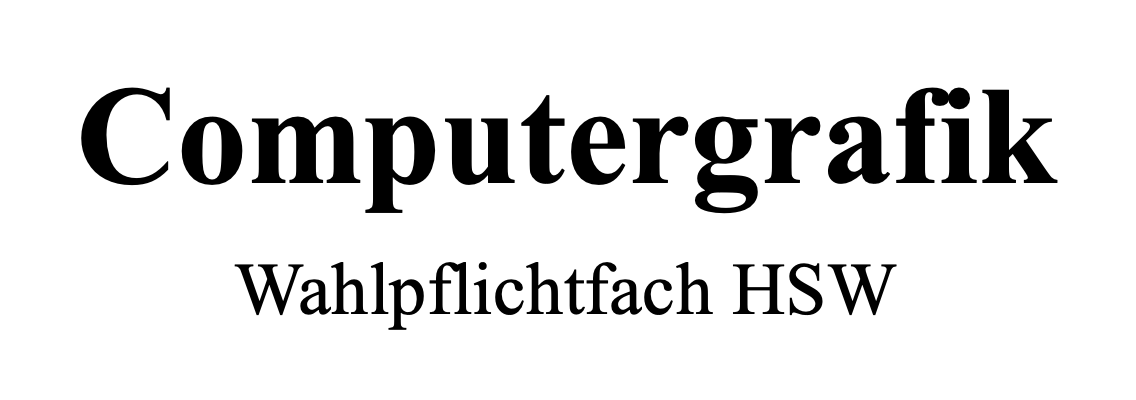
#> input picture u0-vorlesung-uebungen/example/schriftzug.png, 1136 x 400 px
$ python '07_morphologische_operationen copy.py'
#> lines starting #> are read from the running program, lines starting #| are printed output that depends on the picture
import numpy as np
import cv2
import json
from matplotlib import pyplot as plt

image_src = cv2.imread('../example/schriftzug.png', 0)
#> image_src is the input picture: shape (400, 1136); min 0, max 255, mean 228.6
# WICHTIG: Morphologische Operationen in OpenCV immer mit Weiß als Vordergrund
image_src = cv2.bitwise_not(image_src)
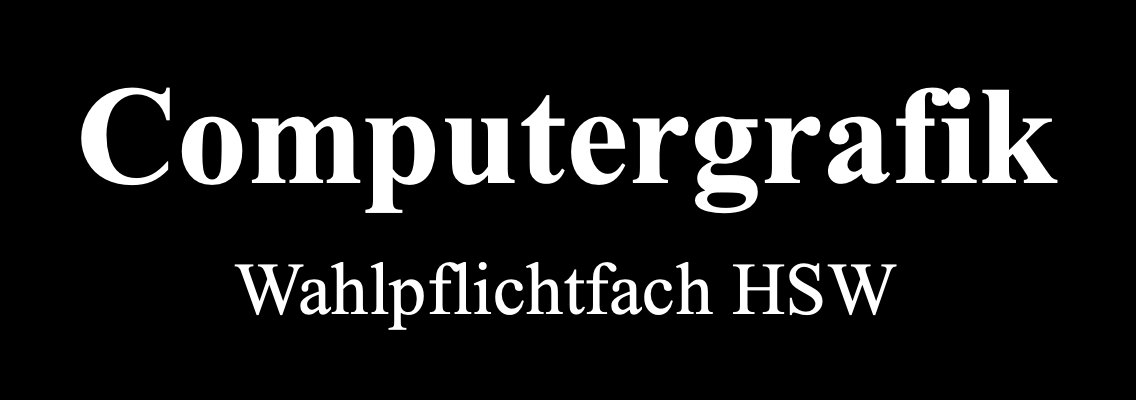
#> image_src: shape (400, 1136); min 0, max 255, mean 26.4
kernels = []

kernel_cross_3 = np.array([[0, 1, 0],
                           [1, 1, 1],
                           [0, 1, 0]], dtype="uint8")
kernels.append(['Raute (3)', kernel_cross_3])

kernel_cross_5 = np.array([[0, 0, 1, 0, 0],
                           [0, 0, 1, 0, 0],
                           [1, 1, 1, 1, 1],
                           [0, 0, 1, 0, 0],
                           [0, 0, 1, 0, 0]], dtype="uint8")
kernels.append(['Raute (5)', kernel_cross_5])

kernel_5 = np.array([[1, 1, 1, 1, 1],
                     [1, 1, 1, 1, 1],
                     [1, 1, 1, 1, 1],
                     [1, 1, 1, 1, 1],
                     [1, 1, 1, 1, 1]], dtype="uint8")
kernels.append(['Rechteck (5)', kernel_5])

kernel_schraeg = np.array([[0, 0, 1, 1, 1],
                          [0, 1, 1, 1, 0],
                          [1, 1, 1, 0, 0]], dtype="uint8")
kernels.append(['Schräges El.', kernel_schraeg])

images_eroded = []
images_dilated = []
images_opening = []
images_closing = []
for i in range(len(kernels)):
    images_eroded.append(cv2.erode(image_src, kernels[i][1]))
    images_dilated.append(cv2.dilate(image_src, kernels[i][1]))
    images_opening.append(cv2.dilate(cv2.erode(image_src, kernels[i][1]), kernels[i][1]))
    images_closing.append(cv2.erode(cv2.dilate(image_src, kernels[i][1]), kernels[i][1]))
#> after the loop, images_closing = 4 items; images_dilated = 4 items; images_eroded = 4 items; images_opening = 4 items

cols = ['Original', 'Dilation', 'Erosion', 'Opening', 'Closing']
rows = ['{}'.format(k[0]) for k in kernels]

fig, axes = plt.subplots(nrows=len(rows), ncols=len(cols), figsize=(12, 8), sharex=True, sharey=True)

for ax, col in zip(axes[0], cols):
    ax.set_title(col)

for ax, row in zip(axes[:, 0], rows):
    ax.set_ylabel(row, rotation=90, size='large')

for ax, row in zip(axes[:, 0], rows):
    ax.imshow(image_src, cmap='gray')

for i, ax in enumerate(axes[:, 1]):
    ax.imshow(images_dilated[i], cmap='gray')

for i, ax in enumerate(axes[:, 2]):
    ax.imshow(images_eroded[i], cmap='gray')

for i, ax in enumerate(axes[:, 3]):
    ax.imshow(images_opening[i], cmap='gray')

for i, ax in enumerate(axes[:, 4]):
    ax.imshow(images_closing[i], cmap='gray')


fig.tight_layout()
plt.show()
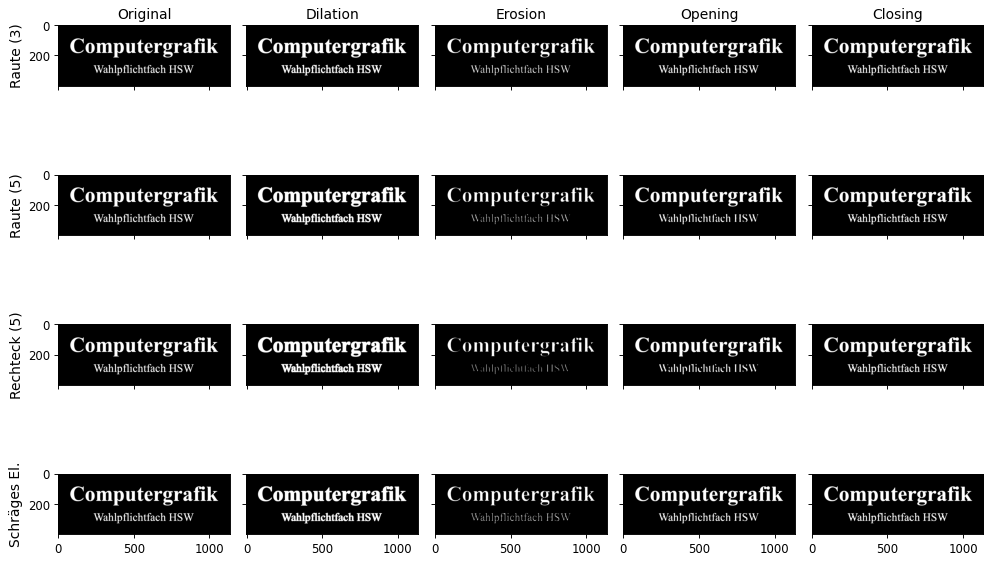
#> figure drawn by matplotlib, 20 panels
